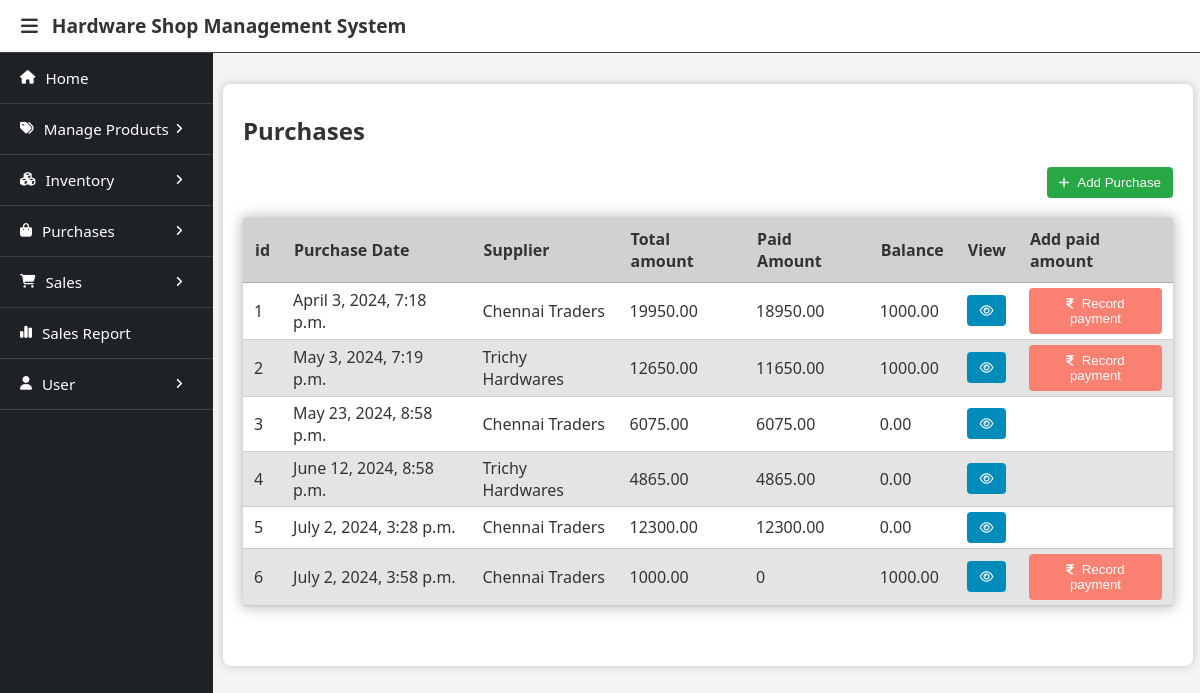
The page /purchases/ (signed in) on the database its author committed.
### database/models.py (models this page shows, shortened)
class PurchaseHeaderDetail(models.Model):
    purchase_id = models.BigAutoField(primary_key=True)
    supplier_ref = models.ForeignKey(Supplier, on_delete=models.SET_NULL, null=True)
    purchased_date = models.DateTimeField(auto_now_add=True)
    bill_amount = models.DecimalField(decimal_places=2, max_digits=10)
    class Meta:
        db_table = 'purchase_header_detail'

class Supplier(models.Model):
    supplier_id = models.BigAutoField(primary_key=True)
    shop_name = models.CharField(max_length=100)
    owner_name = models.CharField(max_length=60)
    phone_regex = RegexValidator(regex=r'^(\d{10})$', message="Phone number must be entered in the 10 digit format: '9999999999'")
    phoneno = models.CharField(validators=[phone_regex], max_length=13, null=True, blank=True)
    address = models.TextField(max_length=200, null=True, blank=True)
    date_added = models.DateTimeField(auto_now_add=True)
    class Meta:
        db_table = 'supplier'
    def __str__(self):
        return self.shop_name

class PurchasePayment(models.Model):
    purchase_payment_id = models.BigAutoField(primary_key=True)
    purchase_ref = models.ForeignKey(PurchaseHeaderDetail, on_delete=models.CASCADE)
    payment_date = models.DateTimeField(auto_now_add=True)
    paid_amount = models.DecimalField(decimal_places=2, max_digits=10)
    balance_amount = models.DecimalField(decimal_places=2, max_digits=10)
    class Meta:
        db_table = 'purchase_payment'

### purchases/views.py (the view)
# urls.py: path('', ViewPurchases.as_view(), name="view_purchases"),
class ViewPurchases(GroupRequiredMixin, View):
    def get(self, request):
        purchases = PurchaseHeaderDetail.objects.all()
        purchases_list = []
        for purchase in purchases:
            purchases_list.append(get_purchase_detail(purchase, False, False))
        context = {
            "purchases":purchases_list
        }
        return render(request, 'purchases.html', context)

### purchases/views.py (called while the page is built)
def get_purchase_detail(purchase, get_payments=True, get_items=True):
    context = {
        "purchase_ref":purchase,
        "paid_amount": 0,
        "balance_amount": purchase.bill_amount
    }
    if get_items:
        purchased_items = PurchaseItem.objects.filter(purchase_ref = purchase)
        context["purchased_items"] = purchased_items
    purchase_payments = PurchasePayment.objects.filter(purchase_ref = purchase)
    if purchase_payments:
        if get_payments:
            context["purchase_payments"] = purchase_payments
        pamount = 0
        for payment in purchase_payments:
            pamount += payment.paid_amount
        context["paid_amount"] = pamount
        context["balance_amount"] = purchase_payments.last().balance_amount
    return context

### user/context_processors.py (called while the page is built)
def get_users(request):
    users = User.objects.all()
    return {
        'users': users
    }

### user/templatetags/user_custom_tags.py (called while the page is built)
@register.filter(name='has_group')
def has_group(user, group_name):
    return user.groups.filter(name=group_name).exists()

### user/views.py (called while the page is built)
    def dispatch(self, request, *args, **kwargs):
        user = request.user
        if not user.is_authenticated:
            return redirect('login_page')
        if not any([user.groups.filter(name=group).exists() for group in self.groups_required]):
            print(user.groups)
            return self.handle_no_permission()
        return super().dispatch(request,*args, **kwargs)

### purchases/templates/purchases.html (shortened to what this page needs)
{% extends 'base.html' %}
{% load user_custom_tags %}
{% block menubar %}
    {% if request.user|has_group:"Owner" %}
        {% include 'owner_menu.html' %}
    {% elif request.user|has_group:"Salesman" %}
        {% include 'salesman_menu.html' %}
    {% endif %}
{% endblock %}
{% block content %}
<div class="container">
    <h2>Purchases</h2>
    <a href="/purchases/add/"><button class="btn btn-add"><i class="fa-solid fa-plus"></i>Add Purchase</button></a>
    <table class="table">
        <thead>
            <th>id</th>
            <th>Purchase Date</th>
            <th>Supplier</th>
            <th>Total amount</th>
            <th>Paid Amount</th>
            <th>Balance</th>
            <th>View</th>
            <th>Add paid amount</th>
        </thead>
        {% for purchase in purchases %}
        <tr>
            <td>{{purchase.purchase_ref.purchase_id}}</td>
            <td>{{purchase.purchase_ref.purchased_date}}</td>
            <td>{{purchase.purchase_ref.supplier_ref}}</td>
            <td>{{purchase.purchase_ref.bill_amount}}</td>
            <td>{{purchase.paid_amount}}</td>
            <td>{{purchase.balance_amount}}</td>
            <td><a href="{% url 'view_purchase' purchase.purchase_ref.purchase_id %}"><button class="btn btn-view"><i class="fa-regular fa-eye m-0"></i></button></a></td>
            {% if purchase.balance_amount > 0 %}
            <td><a href="{% url 'add_payment' purchase.purchase_ref.purchase_id %}"><button class="btn btn-payment"><i class="fa-solid fa-indian-rupee-sign"></i>Record payment</button></a></td>
            {% else %}
            <td></td>
            {% endif %}
        </tr>
        {% endfor %}
    </table>
</div>
{% endblock %}

### static/css/header_sidebar_layout.css (style rules this page uses)
body { margin: 0; font-family: system-ui, -apple-system, BlinkMacSystemFont, 'Segoe UI', Roboto, Oxygen, Ubuntu, Cantarell, 'Open Sans', 'Helvetica Neue', sans-serif; background-color: #f4f4f4; }

### templates/base.html (style rules this page uses)
.m-0 { margin: 0px !important; }
h1, h2 { color: #333; }
i { margin-right: 8px; font-size: 0.9em; }
.container { background: #fff; padding: 10px 20px 20px; margin: 20px 0; border-radius: 8px; box-shadow: 0 0 10px rgba(0, 0, 0, 0.2); }
button { background-color: #333; color: white; padding: 10px 15px; border: none; border-radius: 4px; cursor: pointer; }
.container .btn { display: inline-block; padding: 8px 13px; border: none; border-radius: 4px; cursor: pointer; color: white; transition: background-color 0.2s; }
.container .btn-add, .container .btn-edit-stock { background-color: #28a745; float: right; padding:8px 12px; margin-bottom: 20px; }
.container .btn-view { background-color:#008CBA; }
.container .btn-payment, .container .btn-transfer-stock { background-color: salmon; }
table { width: 100%; border-collapse: collapse; margin-bottom: 40px; box-shadow: 0px 0px 14px #aaa; overflow-x: auto; }
th, td { text-align: left; border-bottom: 1px solid #ccc; }
th { background-color: #d1d1d1; padding: 10px 12px; color: #333; border-bottom: 1px solid #aaa; font-weight: bold; }
td { padding: 5px 11px; background-color: #fff; color: #333; }
tr:nth-child(even) td { background-color: #e4e4e4; }

### rows shown on the page
PurchaseHeaderDetail: purchase_ref.purchase_id "1", purchase_ref.purchased_date "April 3, 2024, 7:18 p.m.", purchase_ref.supplier_ref "Chennai Traders", purchase_ref.bill_amount "19950.00", paid_amount "18950.00", balance_amount "1000.00", shows "Record payment"
PurchaseHeaderDetail: purchase_ref.purchase_id "2", purchase_ref.purchased_date "May 3, 2024, 7:19 p.m.", purchase_ref.supplier_ref "Trichy Hardwares", purchase_ref.bill_amount "12650.00", paid_amount "11650.00", balance_amount "1000.00", shows "Record payment"
PurchaseHeaderDetail: purchase_ref.purchase_id "3", purchase_ref.purchased_date "May 23, 2024, 8:58 p.m.", purchase_ref.supplier_ref "Chennai Traders", purchase_ref.bill_amount "6075.00", paid_amount "6075.00", balance_amount "0.00"
PurchaseHeaderDetail: purchase_ref.purchase_id "4", purchase_ref.purchased_date "June 12, 2024, 8:58 p.m.", purchase_ref.supplier_ref "Trichy Hardwares", purchase_ref.bill_amount "4865.00", paid_amount "4865.00", balance_amount "0.00"
PurchaseHeaderDetail: purchase_ref.purchase_id "5", purchase_ref.purchased_date "July 2, 2024, 3:28 p.m.", purchase_ref.supplier_ref "Chennai Traders", purchase_ref.bill_amount "12300.00", paid_amount "12300.00", balance_amount "0.00"
PurchaseHeaderDetail: purchase_ref.purchase_id "6", purchase_ref.purchased_date "July 2, 2024, 3:58 p.m.", purchase_ref.supplier_ref "Chennai Traders", purchase_ref.bill_amount "1000.00", paid_amount "0", balance_amount "1000.00", shows "Record payment"
